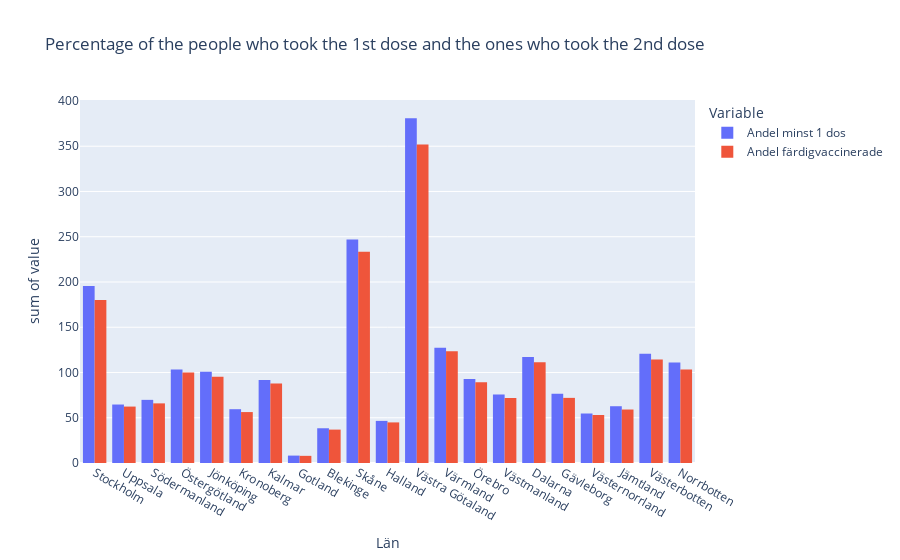

The notebook cell this image was saved under:
### Markdown cell above
- e) Rita stapeldiagram för andel med minst 1 dos per län och andel färdigvaccinerade per län

### Code cell
fig = px.histogram(data_frame=vaccin,
                    x="Län_namn",
                    y=["Andel minst 1 dos","Andel färdigvaccinerade"], 
                    labels={"variable":"Variable",
                            "Län_namn":"Län",
                            },
                    barmode = "group", 
                    title = "Percentage of the people who took the 1st dose and the ones who took the 2nd dose")

fig.show()

fig.write_html("Visualiseringar/Upp2_e_Percentage_of_the_people_who_took_the_1st_dose_and_the_ones_who_took_the_2nd_dose.html")

### Figure 1 — Plotly figure (JSON) as saved in the notebook; plotly's stock layout.template omitted (floating-point values rounded to 4 significant figures; data arrays with more than 128 entries replaced by an {"elided": "..."} marker saying what was removed)
{"data": [{"alignmentgroup": "True", "bingroup": "x", "histfunc": "sum", "hovertemplate": "Variable=Andel minst 1 dos<br>Län=%{x}<br>sum of value=%{y}<extra></extra>", "legendgroup": "Andel minst 1 dos", "marker": {"color": "#636efa", "pattern": {"shape": ""}}, "name": "Andel minst 1 dos", "offsetgroup": "Andel minst 1 dos", "orientation": "v", "showlegend": true, "type": "histogram", "x": {"elided": "2610 str values"}, "xaxis": "x", "y": {"elided": "2610 float values"}, "yaxis": "y"}, {"alignmentgroup": "True", "bingroup": "x", "histfunc": "sum", "hovertemplate": "Variable=Andel färdigvaccinerade<br>Län=%{x}<br>sum of value=%{y}<extra></extra>", "legendgroup": "Andel färdigvaccinerade", "marker": {"color": "#EF553B", "pattern": {"shape": ""}}, "name": "Andel färdigvaccinerade", "offsetgroup": "Andel färdigvaccinerade", "orientation": "v", "showlegend": true, "type": "histogram", "x": {"elided": "2610 str values"}, "xaxis": "x", "y": {"elided": "2610 float values"}, "yaxis": "y"}], "layout": {"barmode": "group", "legend": {"title": {"text": "Variable"}, "tracegroupgap": 0}, "title": {"text": "Percentage of the people who took the 1st dose and the ones who took the 2nd dose"}, "xaxis": {"anchor": "y", "domain": [0, 1], "title": {"text": "Län"}}, "yaxis": {"anchor": "x", "domain": [0, 1], "title": {"text": "sum of value"}}}}
